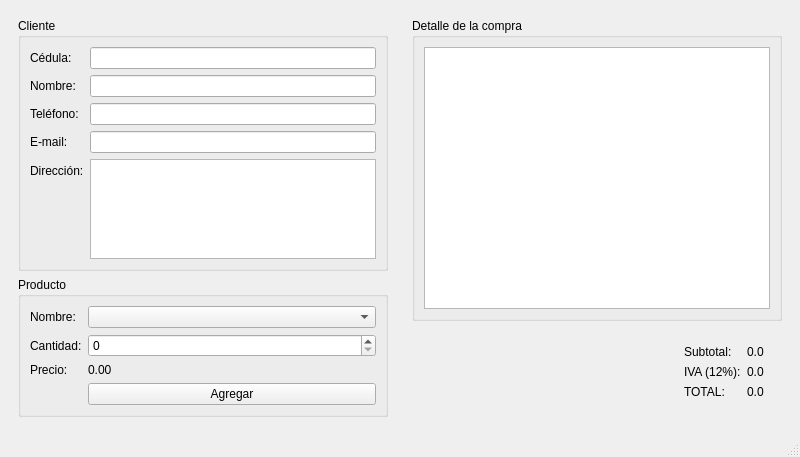
<?xml version="1.0" encoding="UTF-8"?>
<ui version="4.0">
 <class>Tienda</class>
 <widget class="QMainWindow" name="Tienda">
  <property name="geometry">
   <rect>
    <x>0</x>
    <y>0</y>
    <width>800</width>
    <height>457</height>
   </rect>
  </property>
  <property name="windowTitle">
   <string>Tienda</string>
  </property>
  <widget class="QWidget" name="centralwidget">
   <layout class="QHBoxLayout" name="horizontalLayout_3">
    <item>
     <widget class="QWidget" name="widget" native="true">
      <layout class="QVBoxLayout" name="verticalLayout">
       <item>
        <widget class="QGroupBox" name="groupBox">
         <property name="title">
          <string>Cliente</string>
         </property>
         <layout class="QFormLayout" name="formLayout">
          <item row="0" column="0">
           <widget class="QLabel" name="label">
            <property name="text">
             <string>Cédula:</string>
            </property>
           </widget>
          </item>
          <item row="0" column="1">
           <widget class="QLineEdit" name="lineEdit"/>
          </item>
          <item row="2" column="0">
           <widget class="QLabel" name="label_2">
            <property name="text">
             <string>Nombre:</string>
            </property>
           </widget>
          </item>
          <item row="2" column="1">
           <widget class="QLineEdit" name="lineEdit_2"/>
          </item>
          <item row="4" column="0">
           <widget class="QLabel" name="label_3">
            <property name="text">
             <string>Teléfono:</string>
            </property>
           </widget>
          </item>
          <item row="4" column="1">
           <widget class="QLineEdit" name="lineEdit_3"/>
          </item>
          <item row="6" column="0">
           <widget class="QLabel" name="label_4">
            <property name="text">
             <string>E-mail:</string>
            </property>
           </widget>
          </item>
          <item row="6" column="1">
           <widget class="QLineEdit" name="lineEdit_4"/>
          </item>
          <item row="8" column="0">
           <widget class="QLabel" name="label_5">
            <property name="text">
             <string>Dirección:</string>
            </property>
           </widget>
          </item>
          <item row="8" column="1">
           <widget class="QPlainTextEdit" name="plainTextEdit"/>
          </item>
         </layout>
        </widget>
       </item>
       <item>
        <widget class="QGroupBox" name="groupBox_2">
         <property name="title">
          <string>Producto</string>
         </property>
         <layout class="QFormLayout" name="formLayout_2">
          <item row="0" column="0">
           <widget class="QLabel" name="label_6">
            <property name="text">
             <string>Nombre:</string>
            </property>
           </widget>
          </item>
          <item row="0" column="1">
           <widget class="QComboBox" name="comboBox"/>
          </item>
          <item row="2" column="0">
           <widget class="QLabel" name="label_7">
            <property name="text">
             <string>Cantidad:</string>
            </property>
           </widget>
          </item>
          <item row="2" column="1">
           <widget class="QSpinBox" name="spinBox"/>
          </item>
          <item row="4" column="0">
           <widget class="QLabel" name="label_8">
            <property name="text">
             <string>Precio:</string>
            </property>
           </widget>
          </item>
          <item row="4" column="1">
           <widget class="QLabel" name="label_9">
            <property name="text">
             <string>0.00</string>
            </property>
           </widget>
          </item>
          <item row="7" column="1">
           <widget class="QPushButton" name="pushButton">
            <property name="text">
             <string>Agregar</string>
            </property>
           </widget>
          </item>
         </layout>
        </widget>
       </item>
      </layout>
     </widget>
    </item>
    <item>
     <widget class="QWidget" name="widget_2" native="true">
      <layout class="QVBoxLayout" name="verticalLayout_2">
       <item>
        <widget class="QGroupBox" name="groupBox_3">
         <property name="title">
          <string>Detalle de la compra</string>
         </property>
         <layout class="QHBoxLayout" name="horizontalLayout_2">
          <item>
           <widget class="QTableWidget" name="tableWidget"/>
          </item>
         </layout>
        </widget>
       </item>
       <item>
        <widget class="QWidget" name="widget_3" native="true">
         <layout class="QHBoxLayout" name="horizontalLayout">
          <item>
           <spacer name="horizontalSpacer">
            <property name="orientation">
             <enum>Qt::Horizontal</enum>
            </property>
            <property name="sizeHint" stdset="0">
             <size>
              <width>228</width>
              <height>20</height>
             </size>
            </property>
           </spacer>
          </item>
          <item>
           <widget class="QWidget" name="widget_4" native="true">
            <layout class="QFormLayout" name="formLayout_3">
             <item row="0" column="0">
              <widget class="QLabel" name="label_10">
               <property name="text">
                <string>Subtotal:</string>
               </property>
              </widget>
             </item>
             <item row="0" column="1">
              <widget class="QLabel" name="label_13">
               <property name="text">
                <string>0.0</string>
               </property>
              </widget>
             </item>
             <item row="1" column="0">
              <widget class="QLabel" name="label_11">
               <property name="text">
                <string>IVA (12%):</string>
               </property>
              </widget>
             </item>
             <item row="1" column="1">
              <widget class="QLabel" name="label_14">
               <property name="text">
                <string>0.0</string>
               </property>
              </widget>
             </item>
             <item row="2" column="0">
              <widget class="QLabel" name="label_12">
               <property name="text">
                <string>TOTAL:</string>
               </property>
              </widget>
             </item>
             <item row="2" column="1">
              <widget class="QLabel" name="label_15">
               <property name="text">
                <string>0.0</string>
               </property>
              </widget>
             </item>
            </layout>
           </widget>
          </item>
         </layout>
        </widget>
       </item>
      </layout>
     </widget>
    </item>
   </layout>
  </widget>
  <widget class="QMenuBar" name="menubar">
   <property name="geometry">
    <rect>
     <x>0</x>
     <y>0</y>
     <width>800</width>
     <height>22</height>
    </rect>
   </property>
  </widget>
  <widget class="QStatusBar" name="statusbar"/>
 </widget>
 <resources/>
 <connections/>
</ui>
